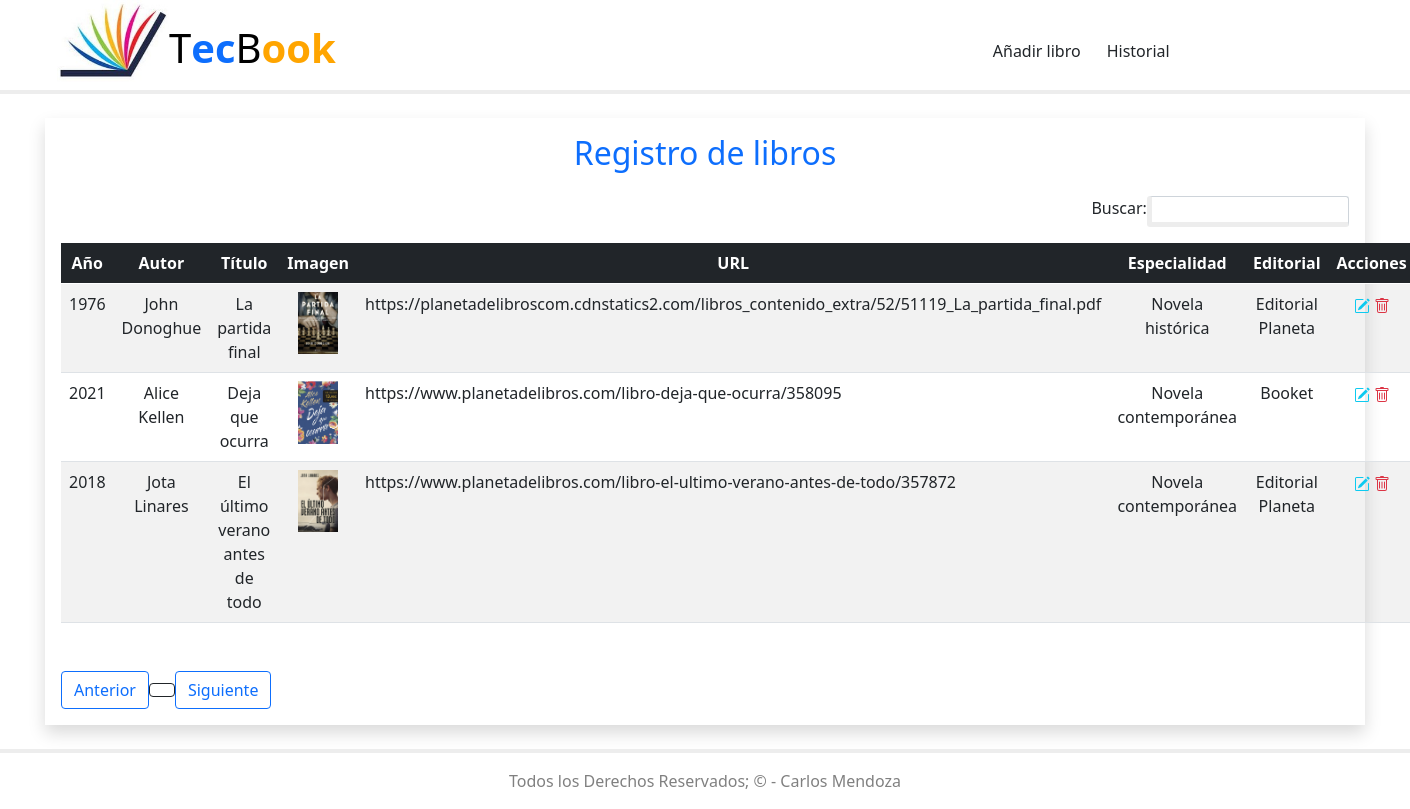
The app's page /biblioteca_Digital/historial.php with its own data.
### tables this page shows
CREATE TABLE `libro` (
  `id` int(5) NOT NULL,
  `anio` int(4) NOT NULL,
  `autor` varchar(100) NOT NULL,
  `titulo` varchar(100) NOT NULL,
  `imagen` varchar(100) NOT NULL,
  `url` varchar(250) NOT NULL,
  `especialidad` varchar(150) NOT NULL,
  `editorial` varchar(100) NOT NULL
);

### biblioteca_Digital/historial.php (the view, shortened to what this page needs)
<?php include "incluides/header.php"; ?>
<body>
    <div class="container card-body shadow mt-4" >
        <h2 class="text-center mb-4 font-weight-bold text-primary">Registro de libros</h2>
        <div class="d-flex mb-3" style="width: 20%; float:right">
            <label>Buscar:</label>
            <input class="form-control form-control-sm light-table-filter ml-2 " data-table="table_id" type="text" style="border-bottom: solid 5px #ededed; border-left: solid 5px #ededed; height: 10px" id="search" name="search">
        </div>
        <table class="table table-hover table-striped table_id" id="tblDatos">
                <thead class="table-dark text-center">
                    <tr>
                        <th scope="col">Año</th>
                        <th scope="col">Autor</th>
                        <th scope="col">Título</th>
                        <th scope="col">Imagen</th>
                        <th scope="col">URL</th>
                        <th scope="col">Especialidad</th>
                        <th scope="col">Editorial</th>
                        <th scope="col">Acciones</th>
                    </tr>
                </thead>
                    <tbody id="content">
                     <?php
                        include "db.php";
                        $sql = "SELECT * FROM `libro`";
                        $resultado = mysqli_query($conn, $sql);
                        while ($row = mysqli_fetch_assoc($resultado)){
                            ?>
                            <tr>
                                <td class="text-center"><?php echo $row['anio'] ?></td>
                                <td class="text-center"><?php echo $row['autor'] ?></td>
                                <td class="text-center"><?php echo $row['titulo'] ?></td>
                                <td class="text-center"><?php echo '<img src="'.$row['imagen'].'" width=40px height=auto>' ?></td>
                                <td><?php echo $row['url'] ?></td>
                                <td class="text-center"><?php echo $row['especialidad'] ?></td>
                                <td class="text-center"><?php echo $row['editorial'] ?></td>
                                <td class="text-center">
                                    <a href="editar.php?id=<?php echo $row['id'] ?>" class="link-info"></a>
                                    <a href="eliminar.php?id=<?php echo $row['id'] ?>" class="link-danger"></a>
                                </td>
                            </tr>
                            <?php
                        }
                    ?>
                </tbody>
        </table>
        <div class="mt-5"id="paginador" style="margin: auto">
        </div>
    </div>
    <?php include "incluides/footer.php"; ?>
</body>
</html>

### records on screen
libro: anio "1976", autor "John Donoghue", titulo "La partida final", imagen (picture), url "https://planetadelibroscom.cdnstatics2.com/libros_contenido_extra/52/51119_La_partida_final.pdf", especialidad "Novela histórica", editorial "Editorial Planeta"
libro: anio "2021", autor "Alice Kellen", titulo "Deja que ocurra", imagen (picture), url "https://www.planetadelibros.com/libro-deja-que-ocurra/358095", especialidad "Novela contemporánea", editorial "Booket"
libro: anio "2018", autor "Jota Linares", titulo "El último verano antes de todo", imagen (picture), url "https://www.planetadelibros.com/libro-el-ultimo-verano-antes-de-todo/357872", especialidad "Novela contemporánea", editorial "Editorial Planeta"
